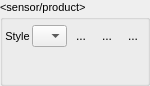
<?xml version="1.0" encoding="UTF-8"?>
<ui version="4.0">
 <class>MapViewRenderSettings</class>
 <widget class="QGroupBox" name="MapViewRenderSettings">
  <property name="geometry">
   <rect>
    <x>0</x>
    <y>0</y>
    <width>150</width>
    <height>86</height>
   </rect>
  </property>
  <property name="sizePolicy">
   <sizepolicy hsizetype="Preferred" vsizetype="Preferred">
    <horstretch>0</horstretch>
    <verstretch>0</verstretch>
   </sizepolicy>
  </property>
  <property name="minimumSize">
   <size>
    <width>150</width>
    <height>0</height>
   </size>
  </property>
  <property name="maximumSize">
   <size>
    <width>16777215</width>
    <height>16777215</height>
   </size>
  </property>
  <property name="font">
   <font>
    <pointsize>8</pointsize>
   </font>
  </property>
  <property name="windowTitle">
   <string>RenderSettings</string>
  </property>
  <property name="styleSheet">
   <string notr="true">QFrame::title{color: rgb(0, 0, 127);}</string>
  </property>
  <property name="title">
   <string>&lt;sensor/product&gt;</string>
  </property>
  <property name="flat">
   <bool>true</bool>
  </property>
  <property name="checkable">
   <bool>false</bool>
  </property>
  <layout class="QVBoxLayout" name="verticalLayout">
   <property name="spacing">
    <number>2</number>
   </property>
   <property name="sizeConstraint">
    <enum>QLayout::SetDefaultConstraint</enum>
   </property>
   <property name="leftMargin">
    <number>2</number>
   </property>
   <property name="topMargin">
    <number>6</number>
   </property>
   <property name="rightMargin">
    <number>2</number>
   </property>
   <property name="bottomMargin">
    <number>2</number>
   </property>
   <item>
    <layout class="QHBoxLayout" name="horizontalLayout_3">
     <property name="spacing">
      <number>2</number>
     </property>
     <property name="topMargin">
      <number>0</number>
     </property>
     <item>
      <widget class="QLabel" name="labelRenderer">
       <property name="font">
        <font>
         <pointsize>8</pointsize>
         <weight>50</weight>
         <italic>false</italic>
         <bold>false</bold>
         <kerning>true</kerning>
        </font>
       </property>
       <property name="toolTip">
        <string>Sensor name</string>
       </property>
       <property name="text">
        <string>Style</string>
       </property>
       <property name="alignment">
        <set>Qt::AlignCenter</set>
       </property>
      </widget>
     </item>
     <item>
      <widget class="QComboBox" name="cbRenderType">
       <property name="maximumSize">
        <size>
         <width>16777215</width>
         <height>16777215</height>
        </size>
       </property>
       <property name="font">
        <font>
         <pointsize>8</pointsize>
        </font>
       </property>
      </widget>
     </item>
     <item>
      <widget class="QToolButton" name="btnPasteStyle">
       <property name="text">
        <string>...</string>
       </property>
       <property name="icon">
        <iconset resource="resources.qrc">
         <normaloff>:/timeseriesviewer/icons/mActionEditPaste.svg</normaloff>:/timeseriesviewer/icons/mActionEditPaste.svg</iconset>
       </property>
       <property name="autoRaise">
        <bool>true</bool>
       </property>
      </widget>
     </item>
     <item>
      <widget class="QToolButton" name="btnCopyStyle">
       <property name="text">
        <string>...</string>
       </property>
       <property name="icon">
        <iconset resource="resources.qrc">
         <normaloff>:/timeseriesviewer/icons/mActionEditCopy.svg</normaloff>:/timeseriesviewer/icons/mActionEditCopy.svg</iconset>
       </property>
       <property name="autoRaise">
        <bool>true</bool>
       </property>
      </widget>
     </item>
     <item>
      <widget class="QToolButton" name="btnApplyStyle">
       <property name="text">
        <string>...</string>
       </property>
       <property name="icon">
        <iconset resource="resources.qrc">
         <normaloff>:/timeseriesviewer/icons/mActionRefresh.png</normaloff>:/timeseriesviewer/icons/mActionRefresh.png</iconset>
       </property>
       <property name="autoRaise">
        <bool>true</bool>
       </property>
      </widget>
     </item>
     <item>
      <spacer name="horizontalSpacer_4">
       <property name="orientation">
        <enum>Qt::Horizontal</enum>
       </property>
       <property name="sizeHint" stdset="0">
        <size>
         <width>0</width>
         <height>0</height>
        </size>
       </property>
      </spacer>
     </item>
    </layout>
   </item>
   <item>
    <widget class="QStackedWidget" name="stackedWidget">
     <property name="sizePolicy">
      <sizepolicy hsizetype="Preferred" vsizetype="Preferred">
       <horstretch>0</horstretch>
       <verstretch>0</verstretch>
      </sizepolicy>
     </property>
     <property name="minimumSize">
      <size>
       <width>0</width>
       <height>0</height>
      </size>
     </property>
     <property name="maximumSize">
      <size>
       <width>16777215</width>
       <height>16777215</height>
      </size>
     </property>
     <property name="frameShape">
      <enum>QFrame::NoFrame</enum>
     </property>
     <property name="currentIndex">
      <number>-1</number>
     </property>
    </widget>
   </item>
   <item>
    <spacer name="verticalSpacer">
     <property name="orientation">
      <enum>Qt::Vertical</enum>
     </property>
     <property name="sizeHint" stdset="0">
      <size>
       <width>0</width>
       <height>0</height>
      </size>
     </property>
    </spacer>
   </item>
  </layout>
  <action name="actionSetDefaultMB">
   <property name="text">
    <string>Def</string>
   </property>
   <property name="toolTip">
    <string>Set default band selection</string>
   </property>
  </action>
  <action name="actionSetTrueColor">
   <property name="text">
    <string>True</string>
   </property>
   <property name="toolTip">
    <string>Set to true color (red-green-blue)</string>
   </property>
  </action>
  <action name="actionSetCIR">
   <property name="text">
    <string>CIR1</string>
   </property>
   <property name="toolTip">
    <string>Set to coloured infra red (swIR-red-green)</string>
   </property>
  </action>
  <action name="actionSet453">
   <property name="text">
    <string>CIR2</string>
   </property>
   <property name="toolTip">
    <string>Set to swIR-mwIR-red</string>
   </property>
  </action>
  <action name="actionCopyStyle">
   <property name="icon">
    <iconset resource="resources.qrc">
     <normaloff>:/timeseriesviewer/icons/mActionEditCopy.svg</normaloff>:/timeseriesviewer/icons/mActionEditCopy.svg</iconset>
   </property>
   <property name="text">
    <string>Copy style</string>
   </property>
   <property name="toolTip">
    <string>Copy style to clipboard</string>
   </property>
  </action>
  <action name="actionPasteStyle">
   <property name="icon">
    <iconset resource="resources.qrc">
     <normaloff>:/timeseriesviewer/icons/mActionEditPaste.svg</normaloff>:/timeseriesviewer/icons/mActionEditPaste.svg</iconset>
   </property>
   <property name="text">
    <string>Paste Style</string>
   </property>
   <property name="toolTip">
    <string>Paste style from clipboard</string>
   </property>
  </action>
  <action name="actionApplyStyle">
   <property name="icon">
    <iconset resource="resources.qrc">
     <normaloff>:/timeseriesviewer/icons/mActionRefresh.png</normaloff>:/timeseriesviewer/icons/mActionRefresh.png</iconset>
   </property>
   <property name="text">
    <string>ApplySettings</string>
   </property>
   <property name="toolTip">
    <string>Apply Style</string>
   </property>
  </action>
  <action name="actionSetR">
   <property name="text">
    <string>R</string>
   </property>
  </action>
  <action name="actionSetG">
   <property name="text">
    <string>G</string>
   </property>
  </action>
  <action name="actionSetB">
   <property name="text">
    <string>B</string>
   </property>
  </action>
  <action name="actionSetNIR">
   <property name="text">
    <string>nIR</string>
   </property>
  </action>
  <action name="actionSetSWIR">
   <property name="text">
    <string>swIR</string>
   </property>
  </action>
  <action name="actionSetDefaultSB">
   <property name="text">
    <string>Def</string>
   </property>
  </action>
 </widget>
 <resources>
  <include location="resources.qrc"/>
 </resources>
 <connections>
  <connection>
   <sender>cbRenderType</sender>
   <signal>currentIndexChanged(int)</signal>
   <receiver>stackedWidget</receiver>
   <slot>setCurrentIndex(int)</slot>
   <hints>
    <hint type="sourcelabel">
     <x>107</x>
     <y>19</y>
    </hint>
    <hint type="destinationlabel">
     <x>144</x>
     <y>54</y>
    </hint>
   </hints>
  </connection>
 </connections>
</ui>
